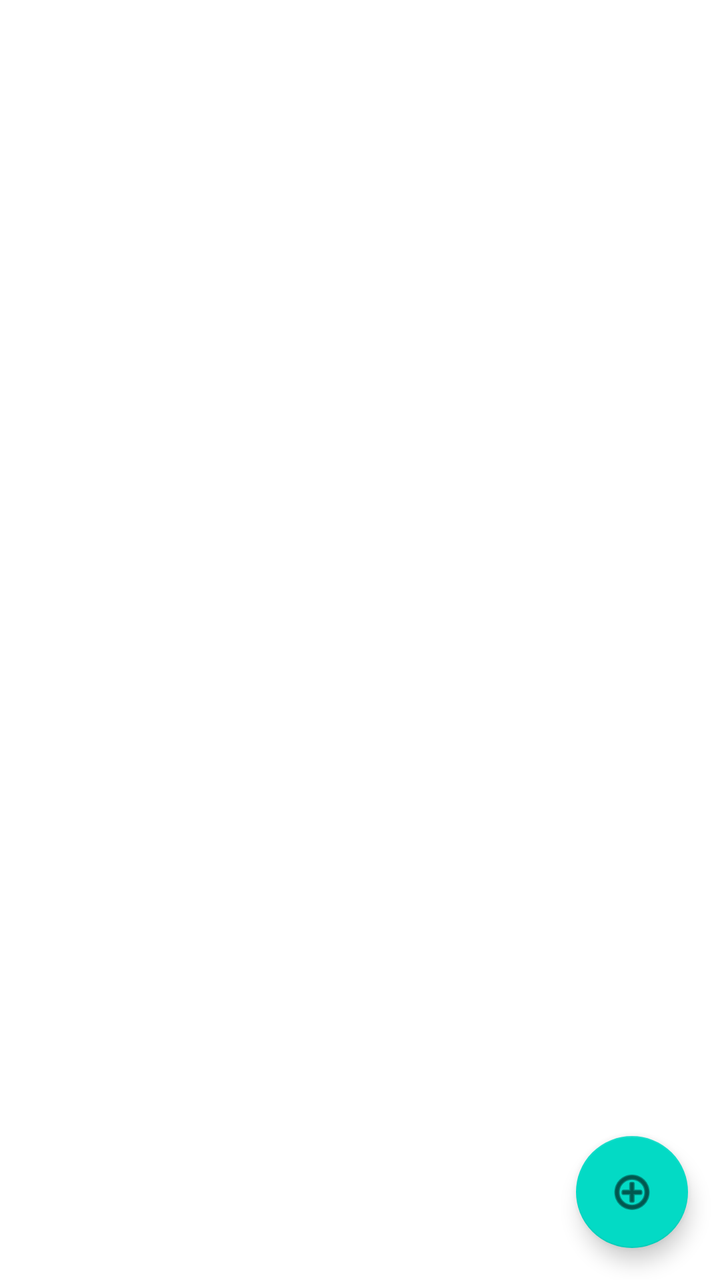
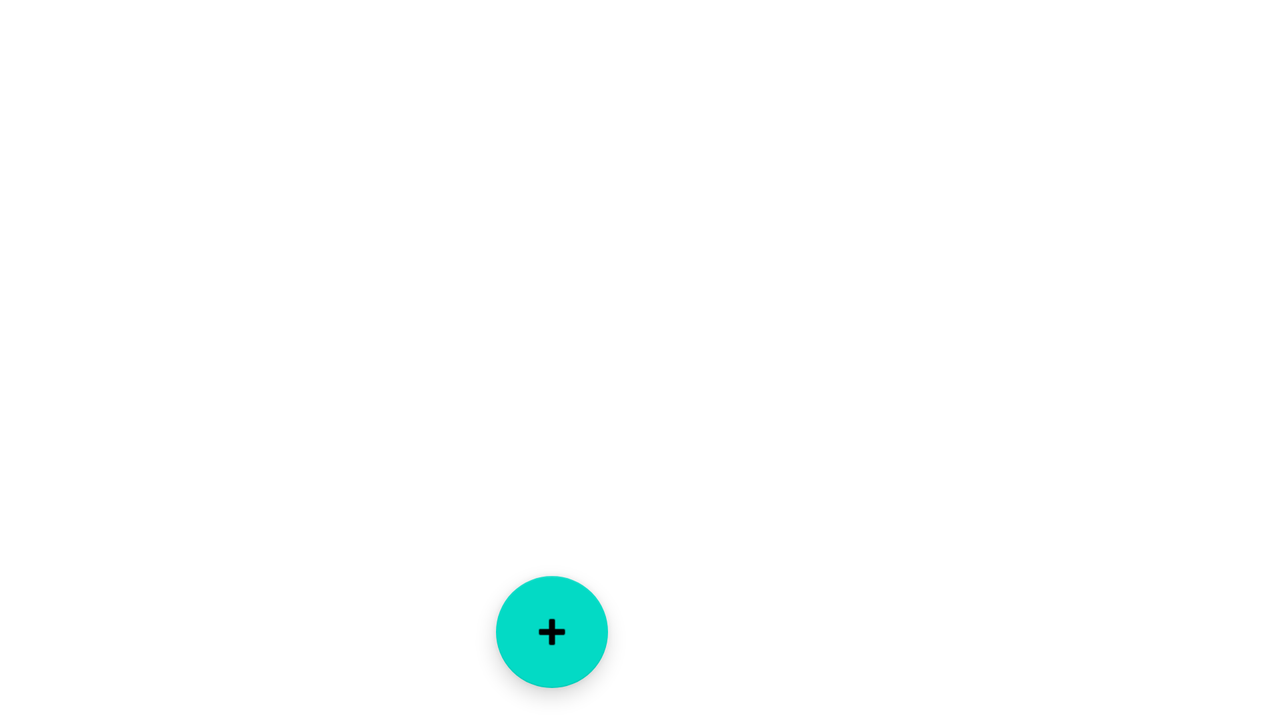

The same Android screen from two of the app's own layout files: first res/layout/ as a phone draws it, then the repository's variant for another configuration, drawn on a device whose configuration selects that folder. Both files follow.
<!-- AndroidManifest.xml: application theme Theme.MyApplicationOnCleanArchitecture -->
<!-- res/layout/activity_main.xml -->
<?xml version="1.0" encoding="utf-8"?>
<androidx.constraintlayout.widget.ConstraintLayout xmlns:android="http://schemas.android.com/apk/res/android"
    xmlns:app="http://schemas.android.com/apk/res-auto"
    xmlns:tools="http://schemas.android.com/tools"
    android:layout_width="match_parent"
    android:layout_height="match_parent"
    tools:context=".presentation.MainActivity">

    <androidx.recyclerview.widget.RecyclerView
        android:id="@+id/ry_shop_list"
        android:layout_width="match_parent"
        android:layout_height="match_parent"
        app:layoutManager="androidx.recyclerview.widget.LinearLayoutManager"
        tools:listitem="@layout/item_shop_enabled"/>

    <com.google.android.material.floatingactionbutton.FloatingActionButton
        android:id="@+id/Button_add_shop_item"
        android:layout_width="wrap_content"
        android:layout_height="wrap_content"
        android:layout_marginEnd="16dp"
        android:layout_marginBottom="16dp"
        android:clickable="true"
        android:contentDescription="Add new shop item"
        android:focusable="true"
        android:src="@android:drawable/ic_menu_add"
        app:layout_constraintBottom_toBottomOf="parent"
        app:layout_constraintEnd_toEndOf="parent" />


</androidx.constraintlayout.widget.ConstraintLayout>
<!-- resources referenced by this layout -->
<resources>
  <style name="Theme.MyApplicationOnCleanArchitecture" parent="Theme.MaterialComponents.DayNight.DarkActionBar">
          
          <item name="colorPrimary">@color/purple_500</item>
          <item name="colorPrimaryVariant">@color/purple_700</item>
          <item name="colorOnPrimary">@color/white</item>
          
          <item name="colorSecondary">@color/teal_200</item>
          <item name="colorSecondaryVariant">@color/teal_700</item>
          <item name="colorOnSecondary">@color/black</item>
          
          <item name="android:statusBarColor">?attr/colorPrimaryVariant</item>
          
      </style>
</resources>
<!-- res/layout-land/activity_main.xml (the repository's variant of the layout above) -->
<!-- drawn on the phone turned sideways -->
<?xml version="1.0" encoding="utf-8"?>
<androidx.constraintlayout.widget.ConstraintLayout xmlns:android="http://schemas.android.com/apk/res/android"
    xmlns:app="http://schemas.android.com/apk/res-auto"
    xmlns:tools="http://schemas.android.com/tools"
    android:layout_width="match_parent"
    android:layout_height="match_parent"
    tools:context=".presentation.MainActivity">

    <androidx.recyclerview.widget.RecyclerView
        android:id="@+id/rv_shop_list"
        android:layout_width="0dp"
        android:layout_height="0dp"
        app:layout_constraintBottom_toBottomOf="parent"
        app:layout_constraintTop_toTopOf="parent"
        app:layout_constraintStart_toStartOf="parent"
        app:layout_constraintEnd_toEndOf="@id/guideline_midle"
        app:layoutManager="androidx.recyclerview.widget.LinearLayoutManager"
        tools:listitem="@layout/item_shop_enabled"/>

    <com.google.android.material.floatingactionbutton.FloatingActionButton
        android:id="@+id/Button_add_shop_item"
        android:layout_width="wrap_content"
        android:layout_height="wrap_content"
        android:layout_marginEnd="16dp"
        android:layout_marginBottom="16dp"
        android:clickable="true"
        android:contentDescription="@string/add_new_shop_item"
        android:focusable="true"
        android:src="@android:drawable/ic_input_add"
        app:layout_constraintBottom_toBottomOf="parent"
        app:layout_constraintEnd_toEndOf="@id/guideline_midle" />

    <androidx.constraintlayout.widget.Guideline
        android:id="@+id/guideline_midle"
        android:layout_width="wrap_content"
        android:layout_height="wrap_content"
        android:orientation="vertical"
        app:layout_constraintGuide_percent="0.5" />
    <androidx.fragment.app.FragmentContainerView
        android:id="@+id/shop_item_container_land"
        android:layout_width="0dp"
        android:layout_height="match_parent"
        app:layout_constraintStart_toStartOf="@id/guideline_midle"
        app:layout_constraintEnd_toEndOf="parent"
        app:layout_constraintTop_toTopOf="parent"
        app:layout_constraintBottom_toTopOf="parent" />



</androidx.constraintlayout.widget.ConstraintLayout>
<!-- resources referenced by the variant -->
<!-- as the phone turned sideways resolves them -->
<resources>
  <string name="add_new_shop_item">Add new shop item</string>
  <style name="Theme.MyApplicationOnCleanArchitecture" parent="Theme.MaterialComponents.DayNight.DarkActionBar">
          
          <item name="colorPrimary">@color/purple_500</item>
          <item name="colorPrimaryVariant">@color/purple_700</item>
          <item name="colorOnPrimary">@color/white</item>
          
          <item name="colorSecondary">@color/teal_200</item>
          <item name="colorSecondaryVariant">@color/teal_700</item>
          <item name="colorOnSecondary">@color/black</item>
          
          <item name="android:statusBarColor">?attr/colorPrimaryVariant</item>
          
      </style>
</resources>
